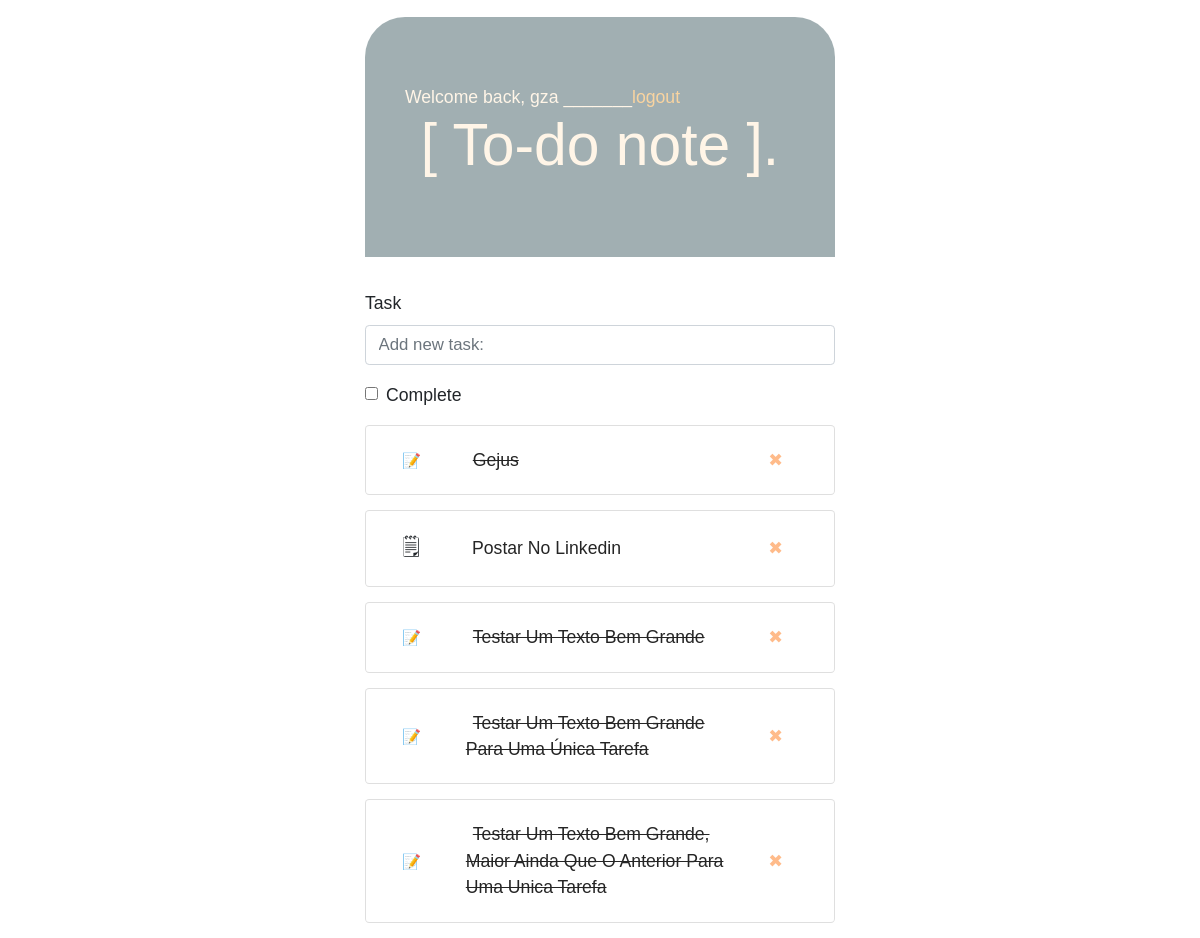
The app's page /home (signed in) with its own data.
### core/models.py (models this page shows)
class Task(models.Model):
    task = models.CharField(max_length=100)
    complete = models.BooleanField(default=False)
    date_added = models.DateField(auto_now_add=True)
    owner = models.ForeignKey(User, on_delete=models.CASCADE)
    def __str__(self) -> str:
        return self.task
    class Meta:
        ordering = ['complete']

### core/views.py (the view, shortened to what this page needs)
# urls.py: path('', views.HomeView.as_view(), name='home'),
class HomeView(LoginRequiredMixin, View):
    template_name = 'core/home.html'
    def setup(self, request, *args, **kwargs):
        super().setup(request, *args, **kwargs)
        tasks = Task.objects.filter(owner=self.request.user).order_by('date_added')
        self.context = {
            'tasks': tasks,
            'form': TaskForm(request.POST or None),
        }
    def get(self, request, *args, **kwargs):
        return render(request, self.template_name, self.context)

### core/forms.py
class TaskForm(forms.ModelForm):
    task = forms.CharField(
            widget=forms.TextInput(
                attrs={
                    'placeholder':'Add new task:'
                    }))
    class Meta:
        model = Task
        fields = ['task', 'complete']

### core/templates/core/home.html (shortened to what this page needs)
{% extends 'core/base.html' %}
{% load bootstrap4 %}
{% load static %}
{% block content %}
        <header class="jumbotron jumbotron-fluid">
            <ul class="nav">
                <li class="nav-item"><span class="user">Welcome back, {{ user.username }} _______ </span></li>
                <li class="nav-item"><a class ="logout" href="{% url 'logout' %}">logout</a></li>
            </ul>
                <h1 class="display-4">[ To-do note ].</h1>
        </header>
                <form action="{% url 'home' %}" method="post" class="form">
                    {% bootstrap_form form %}
                </form>
                {% for task in tasks %}
                <div id="task-body" class="card">
                    <div class="card-body">
                        {% if not task.complete %}
                            <table class="container text-left">
                                    <tr>
                                        <td class="col-1"><span id="to-do" >&#128466;</span></td>
                                        <td class="col-6"><a id="task-name" class="card-link" href="{% url 'edit' task.id %}">{{ task|title }}</a></td>
                                        <td class="col-1"><a id="delete" class="card-link" href="{% url 'delete' task.id %}">&#10006;</a></td>
                                    </tr>
                            </table>
                        {% else %}
                            <table class="container text-left">
                                <tr>
                                    <td class="col-1"><span id="done" >&#128221;</span></td>
                                    <td class="col-6"><a style="text-decoration:line-through" id="task-name" class="card-link" href="{% url 'edit' task.id %}">{{ task|title }}</a></td>
                                    <td class="col-1"><a id="delete" class="card-link" href="{% url 'delete' task.id %}">&#10006;</a></td>
                            </table>
                        {% endif %}
                    </div>
                </div>
                {% endfor %}
{% endblock content %}

### core/static/css/styles.css (style rules this page uses)
* { margin: 0; padding: 0; box-sizing: border-box; font-size: 1.05rem; }
body { font-family: Arial, Helvetica, sans-serif; }
h1 { text-align: center; }
#task-name { margin-left: 7px; color: rgb(37, 37, 37); }
a { color: rgb(151, 188, 252); }
li { list-style: none; }
.container { max-width: 500px; }
#task-body { margin-bottom: 15px; }
.jumbotron { border-radius: 40px 40px 0 0; background-color: rgba(150, 166, 169, 0.895); color: rgb(255, 245, 231); }
.logout { color: rgb(249, 212, 160); }
#delete { color: rgb(255, 187, 138); }
.user { display: flex; flex-wrap: nowrap; justify-content: flex-start; margin-bottom: -10px; margin-left: 40px; }
#done { font-size: 0.9rem; }
#to-do { font-size: 1.30rem; }

### records on screen
Task: task "Gejus"
Task: task "Postar No Linkedin"
Task: task "Testar Um Texto Bem Grande"
Task: task "Testar Um Texto Bem Grande Para Uma Única Tarefa"
Task: task "Testar Um Texto Bem Grande, Maior Ainda Que O Anterior Para Uma Unica Tarefa"

### other values on screen
{{ user.username }} "gza"
